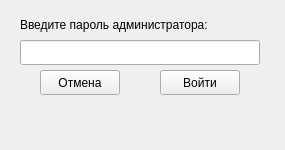
<?xml version="1.0" encoding="UTF-8"?>
<ui version="4.0">
 <class>AdminLogDialog</class>
 <widget class="QWidget" name="AdminLogDialog">
  <property name="geometry">
   <rect>
    <x>0</x>
    <y>0</y>
    <width>285</width>
    <height>150</height>
   </rect>
  </property>
  <property name="minimumSize">
   <size>
    <width>285</width>
    <height>150</height>
   </size>
  </property>
  <property name="maximumSize">
   <size>
    <width>285</width>
    <height>150</height>
   </size>
  </property>
  <property name="windowTitle">
   <string>Shake-It - Admin Login Dialog</string>
  </property>
  <widget class="QLabel" name="label">
   <property name="geometry">
    <rect>
     <x>20</x>
     <y>10</y>
     <width>240</width>
     <height>30</height>
    </rect>
   </property>
   <property name="text">
    <string>Введите пароль администратора:</string>
   </property>
  </widget>
  <widget class="QLineEdit" name="lineEdit">
   <property name="geometry">
    <rect>
     <x>20</x>
     <y>40</y>
     <width>240</width>
     <height>25</height>
    </rect>
   </property>
   <property name="echoMode">
    <enum>QLineEdit::Password</enum>
   </property>
  </widget>
  <widget class="QLabel" name="label_2">
   <property name="geometry">
    <rect>
     <x>20</x>
     <y>100</y>
     <width>240</width>
     <height>41</height>
    </rect>
   </property>
   <property name="text">
    <string/>
   </property>
   <property name="alignment">
    <set>Qt::AlignCenter</set>
   </property>
  </widget>
  <widget class="QPushButton" name="pushButton">
   <property name="geometry">
    <rect>
     <x>40</x>
     <y>70</y>
     <width>80</width>
     <height>25</height>
    </rect>
   </property>
   <property name="text">
    <string>Отмена</string>
   </property>
  </widget>
  <widget class="QPushButton" name="pushButton_2">
   <property name="geometry">
    <rect>
     <x>160</x>
     <y>70</y>
     <width>80</width>
     <height>25</height>
    </rect>
   </property>
   <property name="text">
    <string>Войти</string>
   </property>
  </widget>
 </widget>
 <resources/>
 <connections/>
</ui>
